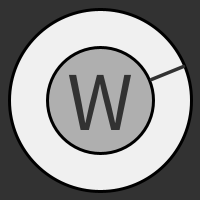
Frame 1 (no input)
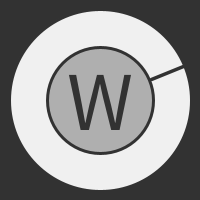
Frame 60 (the mouse pressed at the canvas centre just before this capture)
Frame 120 (the mouse held since frame 60 and released just before this capture): identical to frame 60, image omitted

The Processing sketch that drew these frames (run headless with seeded random() and noise(); from frame 60 on, the mouse is pressed at the canvas centre):

// Processing sketch: processing_136471
// ── processing_136471.pde

//import java.util.GregorianCalendar;
//import java.util.Calendar;
//import java.util.Date;
int xc,yc;
float angle;
int radius1, radius2;
float innerx, innery, outerx, outery;
float frequency;
String days;
int i;
int framesday; 
int weekday;



void setup() {
  size(200,200);
  xc=width/2;
  yc=height/2;
  radius1=55;
  radius2=90;
  angle=3*PI/2;
  i = 0;
  framesday = 2592000; //2592000
  frameRate(30);

  background(50);

}

void draw() {
  background(50);    
  //GregorianCalendar gcal = new GregorianCalendar();
  //weekday = gcal.get(Calendar.DAY_OF_WEEK);
  weekday = day() % 7 - 1;
  float s;
  s = map(second(), 0, 60, 0, TWO_PI) - HALF_PI;
  float m;
  m = map(minute() + norm(second(), 0, 60), 0, 60, 0, TWO_PI) - HALF_PI;
  float h;
  h = map(hour() + norm(minute(), 0, 60) + norm(second(), 0, 3600), 0, 24, 0, TWO_PI) - HALF_PI;
  angle = h;
  
  
  innerx=xc+cos(angle)*(radius1);
  innery=yc+sin(angle)*(radius1);
  outerx=xc+cos(angle)*(radius2);
  outery=yc+sin(angle)*(radius2);
  fill(240);
  strokeWeight(3);
  ellipse(xc,yc,2*radius2+2,2*radius2+2);
  fill(175);
  ellipse(xc,yc,2*radius1-4,2*radius1-4);
  
  stroke(50);
  strokeWeight(3.5);
  line(innerx,innery,outerx,outery);
  //strokeWeight(1);
  //line(xc,yc-radius2,xc,yc-radius1);
  
  
  switch(weekday) {
    case 1:
      days = "U";
      break;
    case 2:
      days = "M";
      break;
    case 3:
      days = "T";
      break;
    case 4:
      days = "W";
      break;
    case 5:
      days = "R";
      break;
    case 6:
      days = "F";
      break;
    case 7:
      days = "S";
      break;
  }
  /*
  if (weekday == 1) {
    day = "U";
  } 
  else if (weekday == 2) {
    day = "M";
  }
  else if (weekday == 3) {
    day = "T";
  }
  else if (weekday == 4) {
    day = "W";
  }
  else if (weekday == 5) {
    day = "R";
  }
  else if (weekday == 6) {
    day = "F";
  }
  else if (weekday == 7) {
    day = "S";
  }
  */
  
  fill(50);
  stroke(50);
  textSize(84);
  textAlign(CENTER,CENTER);
  text(days,xc,yc);
    
  
    
}
